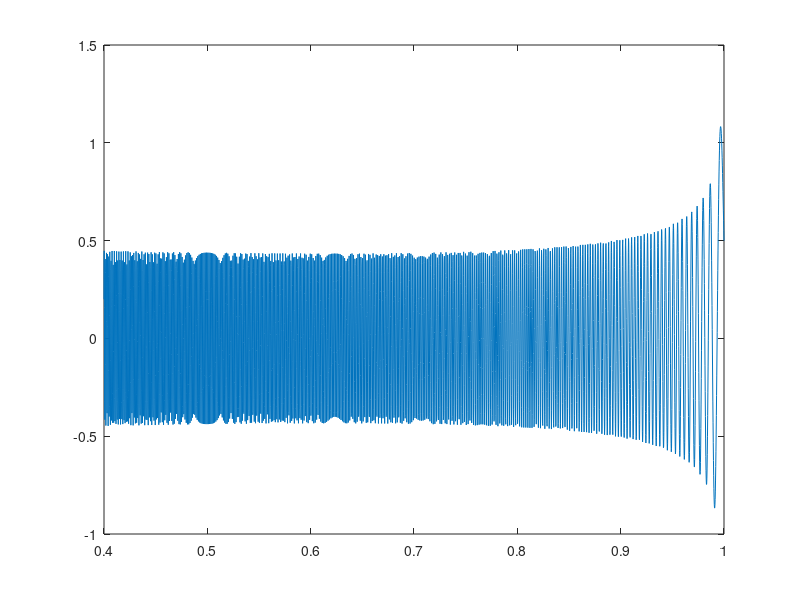

MATLAB code for this plot:
%%Numerically solve the psi problem.
%psir2 - psir /r = 0

%psir = (psi(i+1) - psi(i-1))/(2*dr)
%psir2(i) = (psi(i+1) - 2*psi(i) + psi(i-1))/(dr^2)
clear all
close all

%%Normal Grid
R = 1;
W = 1;
rstar = 0.4;
nPoints = 3001;
r = linspace(rstar,R,nPoints)';
dr = r(2) - r(1);

%A is the coefficient matrix for psi
%Solve A*psi = b

i = 2:nPoints-1;

invdr = 1/dr;
A=...
sparse(i,i,-2*(invdr^2),nPoints,nPoints) ... 
+sparse(i,i-1,invdr^2 + 0.5*invdr./r(i),nPoints,nPoints) ...
+sparse(i,i+1,invdr^2 - 0.5*invdr./r(i),nPoints,nPoints) ...
+sparse([1 nPoints],[1 nPoints],1,nPoints,nPoints);
b = zeros(nPoints,1);
b(end) = 0.5*W*R^2;

psi = A\b;
plot(r,psi)
axis([0,1,-inf,inf])
w = zeros(size(psi));
w(i) = 0.5*invdr*(psi(i+1) - psi(i-1))./r(i);
%hold on
%plot(r,w,'r')

%%
%%homogeneous ODE for PSI
%d2Psi - dPsi/r + Psi(k^2 - 1/r^2) = 0
k=4.1647;
APsi=...
sparse(i,i,-2*invdr^2 +(k^2 - 1./(r(i).^2)),nPoints,nPoints) ... 
+sparse(i,i-1,(invdr^2 - 0.5*invdr)./r(i),nPoints,nPoints) ...
+sparse(i,i+1,(invdr^2 + 0.5*invdr)./r(i),nPoints,nPoints) ...
+sparse([1 nPoints],[1 nPoints],1,nPoints,nPoints);
%boundary conditions
rstarindex = 10;
bPsi = zeros(nPoints,1);
bPsi(1) = 0.5*W*rstar;
bPsi(end) = 0.5*W*R^2% + 0.5*W*R^3;

Psi = APsi\bPsi;
psi2 = Psi./r - 0.5*W*r;
w2 = zeros(size(psi2));
w2(i) = 0.5*invdr*(psi2(i+1) - psi2(i-1))./r(i);

plot(r,Psi);
%of course w = 1/r dpsi dr 
%%Staggered Grid


%%
